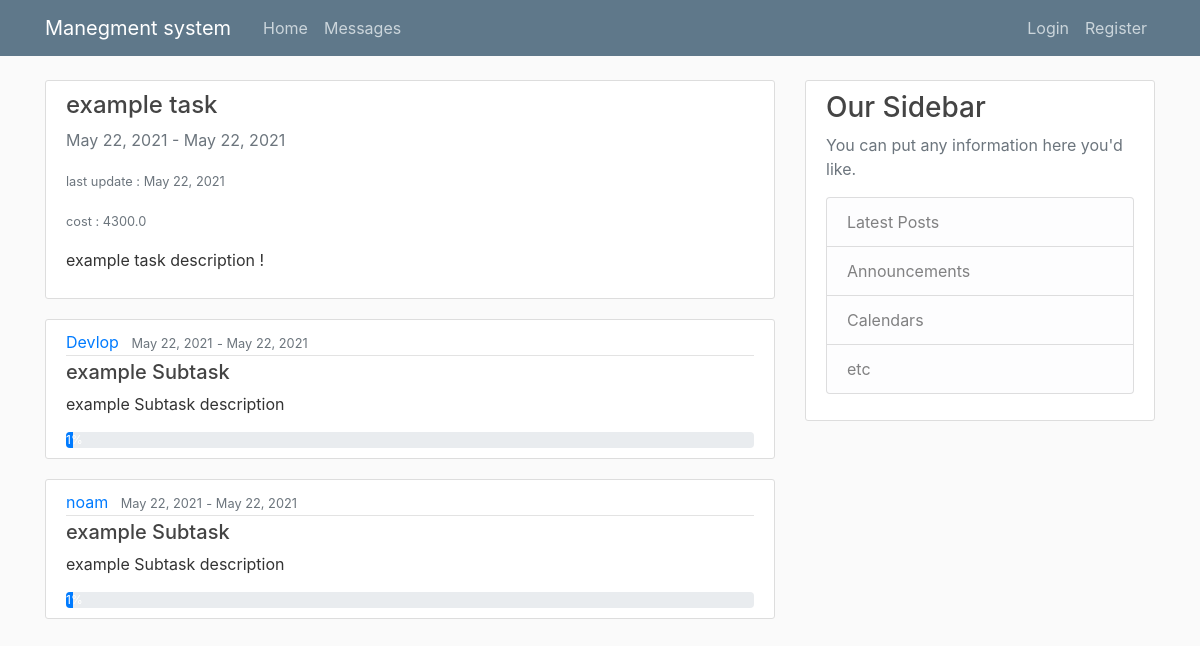
/Devlop/8/, run on an earlier commit of the app's database.
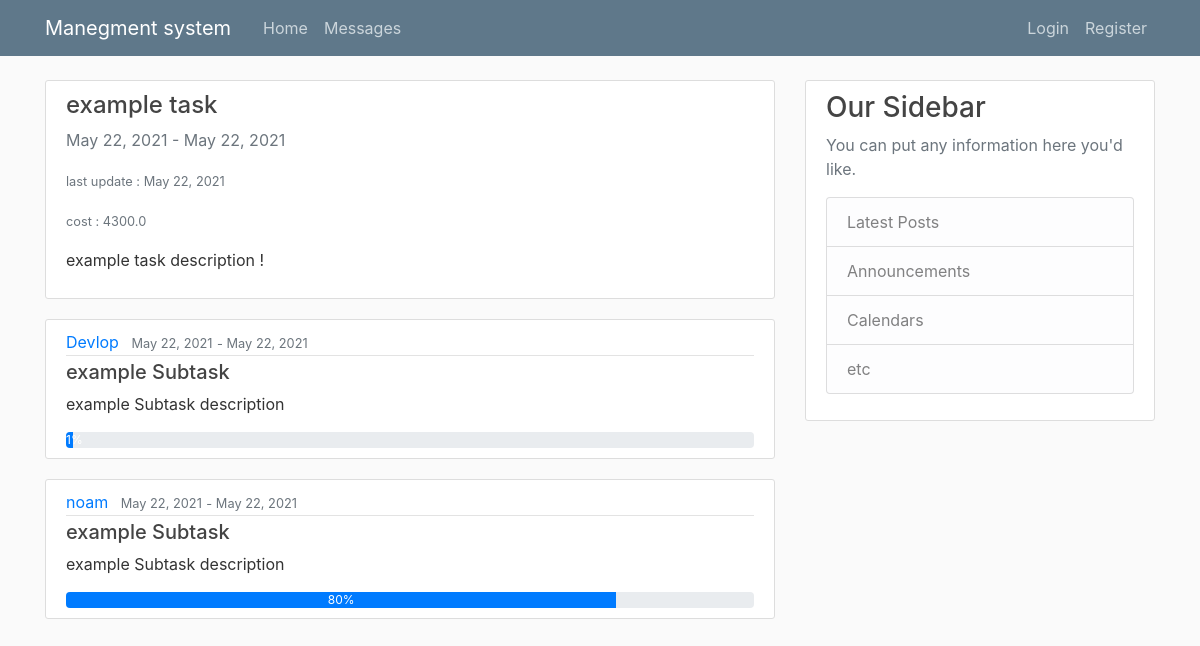
And on a later commit of the database.
### work/models.py (models this page shows)
class SubTask(models.Model):
    startTime = models.DateField(null=False)
    endTime = models.DateField(null=False)
    encharge = models.ForeignKey(User, on_delete=models.CASCADE)
    lastUpdate = models.DateTimeField(null=True)
    cost = models.FloatField(null=False, default=0)
    workDone = models.IntegerField(default=1, validators=[MaxValueValidator(100), MinValueValidator(0)])
    skillNeed = models.ForeignKey(skill, on_delete=models.CASCADE)
    TaskName = models.CharField(max_length=300, null=False)
    Description = models.CharField(max_length=500, null=True)
    TaskID = models.ForeignKey(Task, on_delete=models.CASCADE)

### pages/views.py (the view)
# urls.py: path('Devlop/<int:id>/',SubTasksPerTask_view,name='SubTasksPerTask_view'),
def SubTasksPerTask_view(request, id):
    obj = SubTask.objects.filter(TaskID=id)
    obj2 = Task.objects.filter(id=id)
    return render(request, "SubTasksPerTask.html", {'tasks': obj, 't': obj2, })

### templates/SubTasksPerTask.html
{% extends "Base.html" %}
{% block content %}
    {% for task in t %}
        <article class="media content-section">
          <div class="media-body">
            <h4><a class="article-title" href="#">{{ task.TaskName }}</a></h4>
               <a class="text-muted">{{ task.startTime|date:"F d, Y" }}</a>
                <a class="text-muted"> - </a>
              <a class="text-muted">{{ task.endTime|date:"F d, Y" }}</a>
              <p></p><small class="text-muted">last update : {{ task.lastUpdate|date:"F d, Y" }}</small></p>
               <p></p><small class="text-muted">cost : {{ task.cost}}</small></p>
            <p class="article-content">{{ task.Description }}</p>
              </div>
        </article>
    {% endfor %}
    {% for task in tasks %}
        <article class="media content-section">
          <div class="media-body">
            <div class="article-metadata">
              <a class="mr-2" href="#">{{ task.encharge }}</a>
              <small class="text-muted">{{ task.startTime|date:"F d, Y" }}</small>
                <small class="text-muted"> - </small>
              <small class="text-muted">{{ task.endTime|date:"F d, Y" }}</small>
            </div>
            <h5><a class="article-title" href="/Devlop/{{  task.TaskID.id}}/{{ task.id }}/">{{ task.TaskName }}</a></h5>
            <p class="article-content">{{ task.Description }}</p>
              <div class="progress">
            <div class="progress-bar" role="progressbar"  aria-valuemin="0" aria-valuemax="100" aria-valuenow="0" style="width: {{task.workDone}}%">{{task.workDone}}%</div>
              </div>
              </div>
        </article>
    {% endfor %}
{% endblock content %}

What changed in the data, as far as the page shows it:
changed SubTask "noam": workDone "1" → "80"
